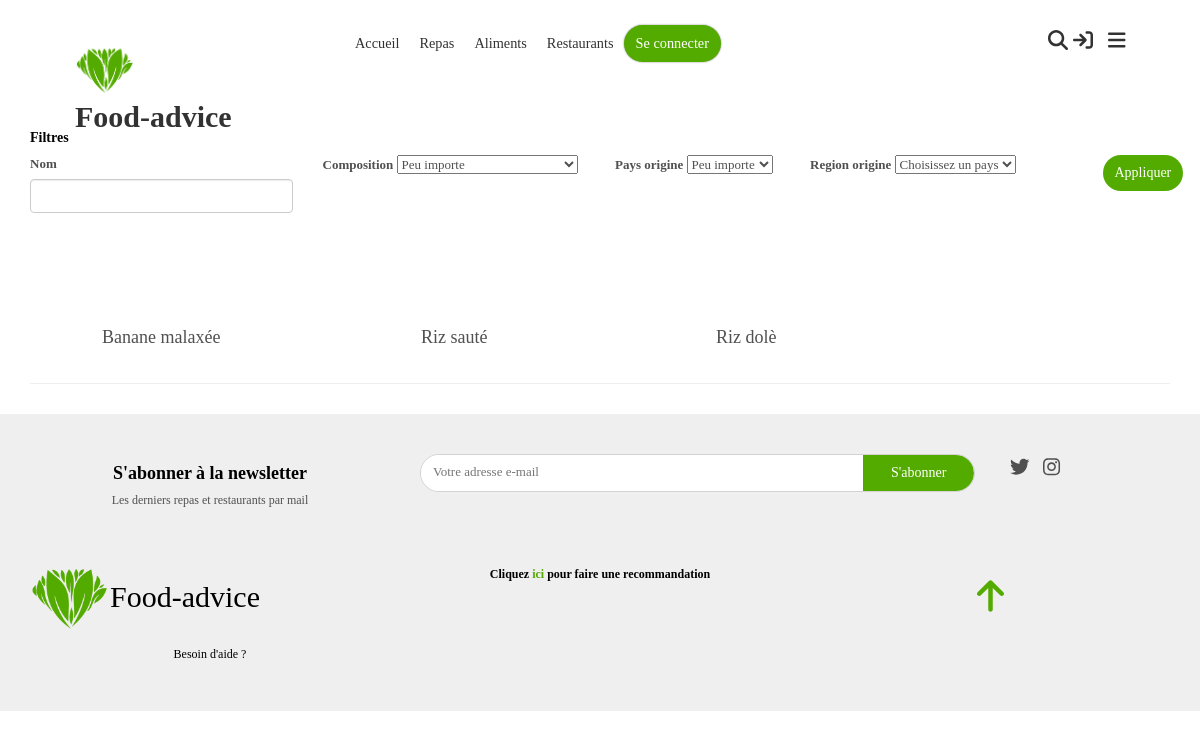
Before: /repas/ with the older database file.
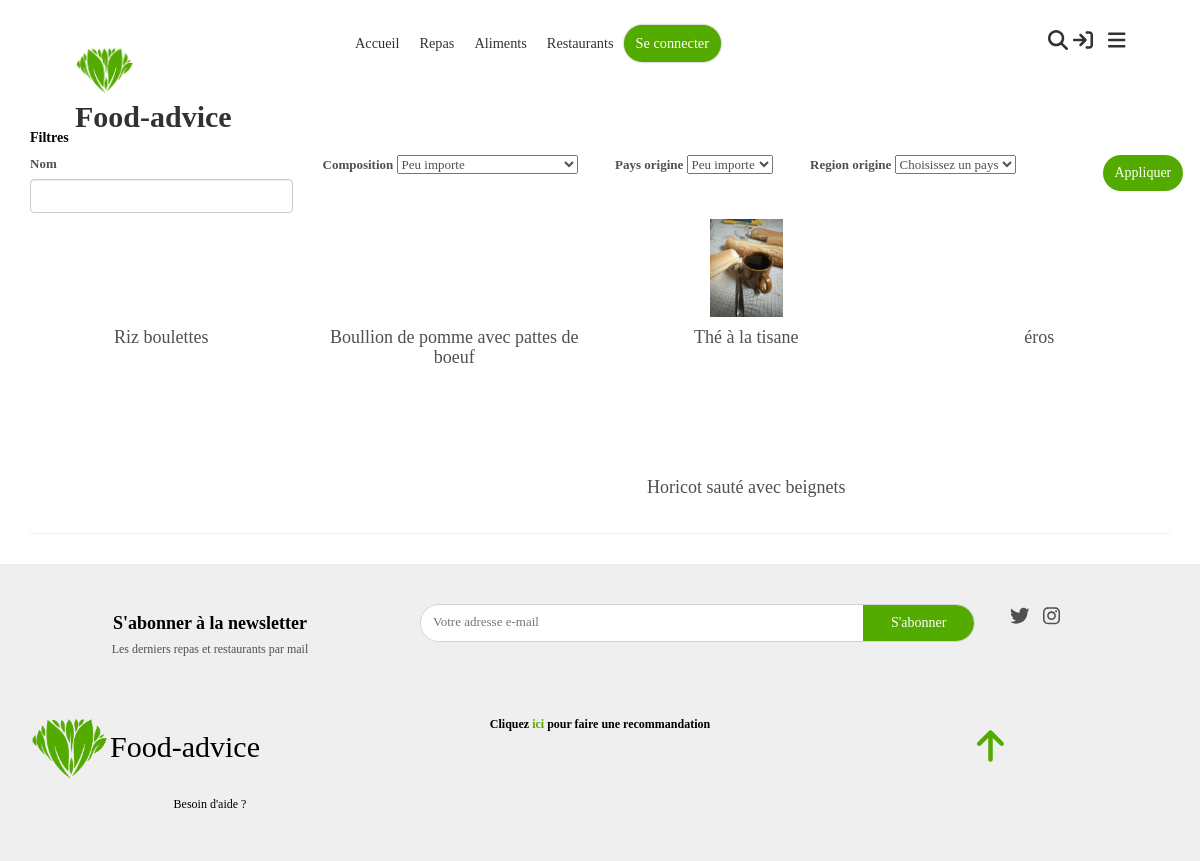
After: the same page with the newer database file.
### app/models.py (models this page shows, shortened)
class Evaluable(Commentable):
    class Meta:
        abstract = True

class Repas(Evaluable):
    image = models.FileField(upload_to="static/images/repas/", validators=[FileExtensionValidator(allowed_extensions=IMAGE_EXTENSIONS)])
    momentJournee = models.IntegerField(choices=MOMENTS_JOURNEE, null=True, blank = True, verbose_name="Moment de la journée", help_text="Moment habituel de consommation de ce repas")
    origine = models.ForeignKey(OrigineRepas, models.CASCADE, null=True)

### app/views_foods.py (the view)
# urls.py: path("" , views_foods.list, name="foods-list"),
def list(request):
    paysOrigines = []
    originesRepas = OrigineRepas.objects.order_by("pays")
    for origineRepas in originesRepas:
        if not paysOrigines.__contains__(origineRepas.pays):
            paysOrigines.append(origineRepas.pays)
    return render(request, template_name="food/liste.html", context={
        "repass": Repas.objects.filter(approuve=True),
        "originesRepas": originesRepas,
        "paysOrigines": paysOrigines
    })

### app/custom_tags_filters.py (called while the page is built)
@register.simple_tag
def css(filePath):
    return mark_safe('<link rel="stylesheet" type="text/css" href="'+settings.STATIC_URL+filePath+'"/>')

@register.simple_tag
def js(filePath):
    return mark_safe('<script type="text/javascript" src="'+settings.STATIC_URL+filePath+'"></script>')

### app/user_session.py (called while the page is built)
def isUserConnected(session):
    return session.__contains__("user_id")

def getUser(session):
    if isUserConnected(session):
        try:
            return Contributeur.objects.get(id=session["user_id"])
        except Contributeur.DoesNotExist:
            disconnectUser(session)
            return None
    else:
        return None

### context_processors.py (called while the page is built)
def globals(request):
    return {
        'appUser':getUser(request.session)
    }

### templates/food/liste.html (shortened to what this page needs)
{% extends 'base.html' %}
{% block body %}
<div class="container mt-2" id="list">
    <h5 class="title">Filtres</h5>
    <div id="filtres" class="row">
        <div class="col-12 col-md-3">
            <label>Nom </label>
            <input type="text" id="filtre-nom"class="form-control" value="{{nom}}">
        </div>
        <div class="col-12 col-md-3">
            <label>Composition</label>
            <select id="filtre-composition" class="form-select">
                <option value="">Peu importe</option>
            </select>
        </div>
        <div class="col-12 col-md-2">
            <label>Pays origine</label>
            <select id="filtre-pays-origine" class="form-select">
                <option value="">Peu importe</option>
            </select>
        </div>
        <div class="col-12 col-md-3">
            <label>Region origine</label>
            <select id="filtre-region-origine" class="form-select">
                <option value="">Choisissez un pays</option>
            </select>
        </div>
        <div class="col-12 col-md-1 d-flex align-items-end">
            <button class="btn btn-primary" onclick="filter()">Appliquer</button>
        </div>
    </div>
    <div id="repass">
        {% include "load/foods.html" with repass=repass %}
    </div>
    <hr>
</div>
{% endblock %}

### templates/macros/_food-little-presentation.html (shortened to what this page needs)
<a href="{% url 'show-food' repas.id %}" class="col-4 col-md-3 food food-little-presentation text-center" data-aos="zoom-in">
    <div class="image-div">
        <img src="/{{repas.image}}" alt="">
    </div>
    <h4 class="food-title">{{ repas.nom }}</h4>
</a>

Changed rows visible on the page:
removed Repas: nom "Banane malaxée"
removed Repas: nom "Riz sauté"
removed Repas: nom "Riz dolè"
now on this page (row edited): Repas: nom "Riz boulettes"
added Repas: nom "Boullion de pomme avec pattes de boeuf"
added Repas: image (picture), nom "Thé à la tisane"
added Repas: nom "éros"
added Repas: nom "Horicot sauté avec beignets"
